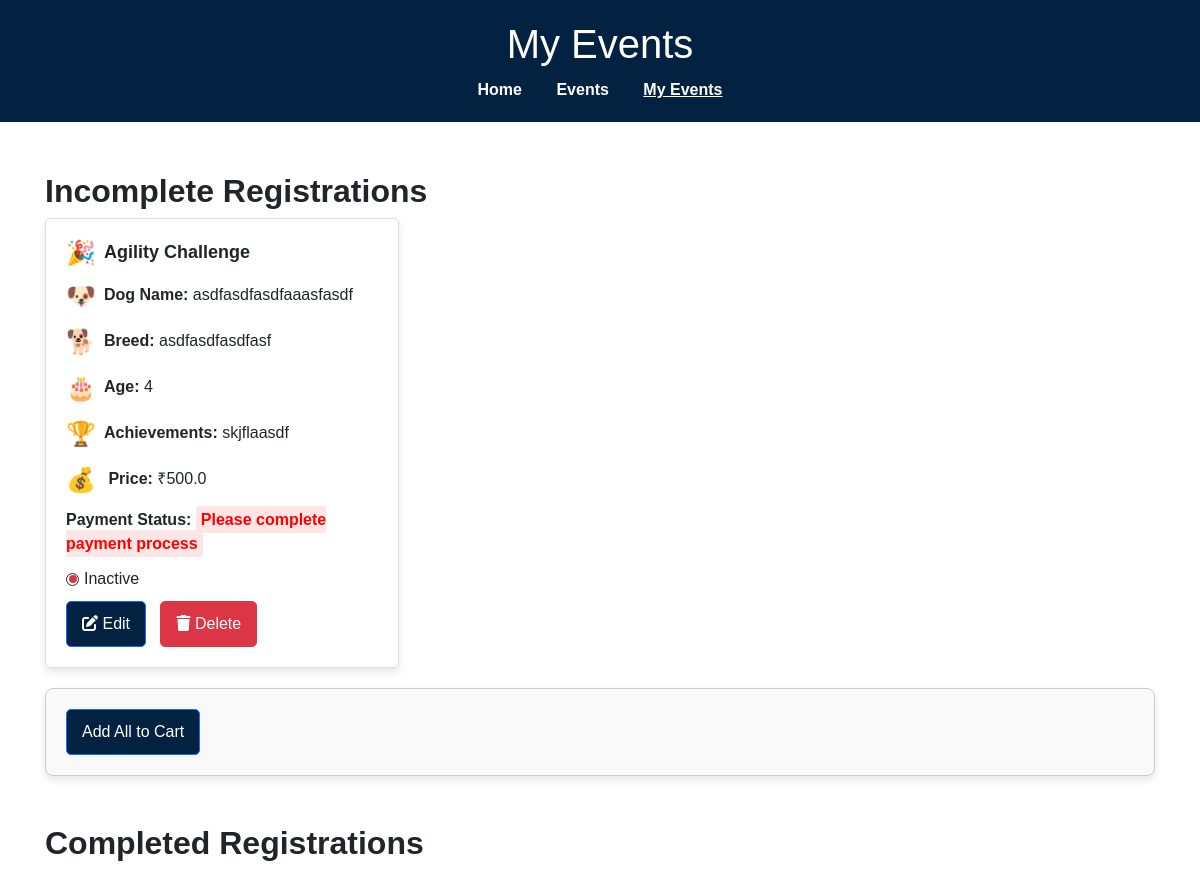
Page /my-events on the committed database.
### app.py (models this page shows, shortened)
class Registration(db.Model):
    id = db.Column(db.String(10), primary_key=True, default=generate_dog_id)
    event_id = db.Column(db.Integer, db.ForeignKey('event.id'))
    competition_name = db.Column(db.String(100), nullable=False)
    dog_name = db.Column(db.String(100), nullable=False)
    breed = db.Column(db.String(100), nullable=False)
    age = db.Column(db.Integer, nullable=False)
    achievements = db.Column(db.Text, nullable=True)
    status = db.Column(db.String(20), nullable=False, default='Pending')  # Added status
    event = db.relationship('Event', backref='registrations')

class Event(db.Model):
    id = db.Column(db.Integer, primary_key=True)
    name = db.Column(db.String(100), nullable=False)
    description = db.Column(db.Text, nullable=True)
    price = db.Column(db.Float, nullable=False)
    date = db.Column(db.Date, nullable=False)
    venue = db.Column(db.String(150), nullable=False)
    image = db.Column(db.String(200), nullable=False)  # Store the image path

### app.py (the view)
@app.route('/my-events')
def my_events():
    today = date.today()
    events = Event.query.all()
    registrations = Registration.query.all()
    carts = Cart.query.all()
    for registration in registrations:
        if registration.event:  # Ensure the event exists
            event_date = registration.event.date
            registration.event.is_active = event_date >= today
        else:
            registration.event = None  # Handle missing event reference
    return render_template('my_events.html', registrations=registrations, events=events, carts=carts)

### app.py (called while the page is built)
@app.before_request
def ensure_fresh_session():
    if not session.get('initialized'):
        session.clear()
        session['initialized'] = True

### templates/my_events.html (shortened to what this page needs)
<!DOCTYPE html>
<html lang="en">
<head>
    <link href="https://cdn.jsdelivr.net/npm/bootstrap@5.3.0-alpha1/dist/css/bootstrap.min.css" rel="stylesheet">
    <link href="https://cdnjs.cloudflare.com/ajax/libs/font-awesome/6.0.0-beta3/css/all.min.css" rel="stylesheet">
</head>
<body>
    <header>
        <h1>My Events</h1>
        <nav>
            <a href="/">Home</a>
            <a href="{{ url_for('competition_page') }}">Events</a>
            <a href="/my-events" class="active">My Events</a>
        </nav>
    </header>
    <div class="container">
<h2><strong>Incomplete Registrations</strong></h2>
<div class="row">
    {% for registration in registrations %}
        {% if registration.status == 'Please complete payment process' %}
            <div class="col-md-4">
                <div class="card">
                    <div class="card-body">
                        <h5 class="card-title"><span class="event-icon">🎉</span>{{ registration.competition_name }}</h5>
                        <p class="card-text"><span class="event-icon">🐶</span><strong>Dog Name:</strong> {{ registration.dog_name }}</p>
                        <p class="card-text"><span class="event-icon">🐕</span><strong>Breed:</strong> {{ registration.breed }}</p>
                        <p class="card-text"><span class="event-icon">🎂</span><strong>Age:</strong> {{ registration.age }}</p>
                        {% if registration.achievements %}
                        <p class="card-text"><span class="event-icon">🏆</span><strong>Achievements:</strong> {{ registration.achievements }}</p>
                        {% endif %}
                        <p class="card-text">
                            <span class="event-icon">💰</span>
                            <strong>Price:</strong> ₹{{ registration.event.price if registration.event else "N/A" }}
                        </p>
                        <p class="card-text">
                            <strong>Payment Status:</strong>
                            <span class="payment-pending">{{ registration.status }}</span>
                        </p>
                        <p class="card-text">
                            <span class="status-indicator">
                                {% if registration.event and registration.event.is_active %}
                                    <span class="status-circle status-active">
                                        <span class="status-dot"></span>
                                    </span> Active
                                {% else %}
                                    <span class="status-circle status-inactive">
                                        <span class="status-dot"></span>
                                    </span> Inactive
                                {% endif %}
                            </span>
                        </p>
                        <a href="/edit/{{ registration.id }}" class="btn btn-primary">
                            <i class="fas fa-edit"></i> Edit
                        </a>
                        <a href="/delete/{{ registration.id }}" class="btn btn-danger"
                            onclick="return confirm('Are you sure you want to delete this registration?');">
                            <i class="fas fa-trash"></i> Delete
                        </a>
                    </div>
                </div>
            </div>
        {% endif %}
    {% endfor %}
</div>
    <form action="/add_item_to_cart" method="POST" >
        <button type="submit" class="btn btn-primary">
            Add All to Cart
        </button>
    </form
         <br>
         <br>
        <h2><strong>Completed Registrations</strong></h2>
    </div>
</body>
</html>

### templates/my_events.html (style rules this page uses)
body, h1, h5, p { margin: 0; padding: 0; font-family: Arial, sans-serif; }
header { background-color: #032241; color: white; padding: 20px; text-align: center; }
header nav { margin-top: 10px; }
header nav a { color: white; margin: 0 15px; text-decoration: none; font-weight: bold; }
header nav a.active { text-decoration: underline; }
.container { margin-top: 50px; padding: 0 15px; }
.card { border: 1px solid #ddd; border-radius: 5px; box-shadow: 0 4px 8px rgba(0, 0, 0, 0.1); margin-bottom: 20px; }
.card-body { padding: 20px; }
.card-title { font-size: 18px; font-weight: bold; margin-bottom: 10px; }
.card-text { margin-bottom: 10px; }
.btn { padding: 10px 15px; border-radius: 5px; text-decoration: none; margin-right: 10px; cursor: pointer; }
.btn-primary { background-color: #032241; color: white; }
.btn-danger { background-color: #dc3545; color: white; }
.event-icon { font-size: 1.5rem; vertical-align: middle; margin-right: 8px; }
.status-indicator { display: inline-flex; align-items: center; gap: 5px; }
.status-circle { width: 13px; height: 13px; border: 1px solid ; border-radius: 50%; display: flex; justify-content: center; align-items: center; position: relative; }
.status-dot { width: 8px; height: 8px; border-radius: 50%; }
.status-inactive .status-dot { background-color: #dc3545; }
.payment-pending { color: #ff0000; font-weight: bold; background-color: #ffe6e6; padding: 5px; border-radius: 4px; animation: highlight 1s infinite; }
form { padding: 20px; border: 1px solid #ccc; background-color: #f9f9f9; box-shadow: 0 4px 8px rgba(0, 0, 0, 0.1); border-radius: 8px; }
button { display: block; margin: 0 auto; }

### rows in the picture
Registration: competition_name "Agility Challenge", dog_name "asdfasdfasdfaaasfasdf", breed "asdfasdfasdfasf", age "4", achievements "skjflaasdf", event "500.0", status "Please complete payment process"
